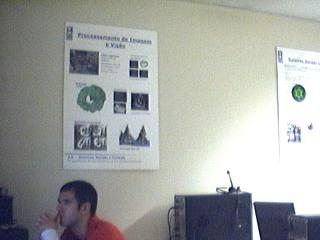
#> input picture PB/PB6/Class6_ransac/homogLAB_do_this/parede1.jpg, 320 x 240 px
$ python teste.py
#> lines starting #> are read from the running program, lines starting #| are printed output that depends on the picture
import scipy.io
import numpy as np
import cv2 as cv
import matplotlib.pyplot as plt
from sklearn.neighbors import NearestNeighbors                                                       #the goattt

def addWeighted(src1: np.ndarray, alpha: float, src2: np.ndarray, beta: float, gamma: float = 0.0) -> np.ndarray:
    """
    Blends two images with specified weights and an optional bias.

    Parameters:
    -
    - src1: First input array (image).
    - alpha: Weight of the first image elements.
    - src2: Second input array (image).
    - beta: Weight of the second image elements.
    - gamma: Scalar added to each sum (optional, default is 0.0).

    Returns:
    -
    - dst: Resulting blended image.
    """
    # Ensure input arrays have the same shape
    assert src1.shape == src2.shape, "Input images must have the same shape"

    # Perform the weighted summation
    return np.clip(src1 * alpha + src2 * beta + gamma, 0, 255).astype(np.uint8)

# [52 lines left out: function warpAndStitch, not called in this run]

def findHomography(src_pts: np.ndarray, dst_pts: np.ndarray) -> np.ndarray:
    """
    Find the homography matrix using Direct Linear Transform (DLT).

    Parameters:
    - src_pts: Source points, a 2D array of shape (N, 2) representing (x, y) coordinates.
    - dst_pts: Destination points, a 2D array of shape (N, 2) representing (x, y) coordinates.

    Returns:
    - H: Homography matrix, a 3x3 matrix representing the transformation from src_pts to dst_pts.
    """

    # Check if the number of source and destination points is the same
    if len(src_pts) != len(dst_pts):
        raise ValueError("There must be the same number of source and destination points")

    # Check if there are at least 4 points to compute the homography
    if len(src_pts) < 4:
        raise ValueError("More than 4 points are required")

    # Build the matrix A for the homogeneous linear system
    A = []
    for src, dst in zip(src_pts, dst_pts):
        x, y = src
        u, v = dst
        A.append([-x, -y, -1, 0, 0, 0, u*x, u*y, u])
        A.append([0, 0, 0, -x, -y, -1, v*x, v*y, v])
    A = np.array(A)

    # Perform Singular Value Decomposition (SVD) on matrix A
    _, _, V = np.linalg.svd(A)

    # The homography matrix is the last column of V (right singular vector)
    H = V[-1, :].reshape((3, 3))

    # Normalize the homography matrix to ensure H[2, 2] is 1
    H /= H[2, 2]

    return H

def ransac(src_pts: np.ndarray, dst_pts: np.ndarray, n_iter: int, inlier_threshold: float):
    """
    Find the homography matrix using RANSAC.

    Parameters:
    - src_pts: Source points, a 2D array of shape (N, 2) representing (x, y) coordinates.
    - dst_pts: Destination points, a 2D array of shape (N, 2) representing (x, y) coordinates.
    - n_iter: Number of iterations.
    - inlier_threshold: Threshold to determine if a point is an inlier.

    Returns:
    - H: Homography matrix, a 3x3 matrix representing the transformation from src_pts to dst_pts.
    - mask: Mask of inliers, a 1D array of shape (N,) where 1 indicates that the point is an inlier.
    """

    best_num_inliers = 0
    best_H = np.array([])
    best_mask = np.array([])

    for _ in range(n_iter):
        # Randomly select 4 points from the source and destination points
        idx = np.random.choice(len(src_pts), 4)
        src_pts_4 = src_pts[idx]
        dst_pts_4 = dst_pts[idx]

        # Compute the homography matrix using the 4 points
        H = findHomography(src_pts_4, dst_pts_4)

        # Compute the error using all points
        src_pts_hom = np.hstack((src_pts, np.ones((len(src_pts), 1))))
        dst_pts_hom = np.hstack((dst_pts, np.ones((len(dst_pts), 1))))
        dst_pts_hom_hat = np.dot(H, src_pts_hom.T).T
        error = np.array(np.linalg.norm(dst_pts_hom - dst_pts_hom_hat, axis=1))

        # Compute the number of inliers
        inliers = error < inlier_threshold
        num_inliers = np.sum(inliers)

        # Update the best homography if the current homography has more inliers
        if num_inliers > best_num_inliers:
            best_num_inliers = num_inliers
            best_H = H
            best_mask = inliers


    # Return the best homography and the mask of inliers
    return best_H, best_mask

def warpPerspective(src: np.ndarray, H: np.ndarray, dst_size) -> np.ndarray:
    """
    Apply a perspective transformation (warp) to an image using a homography matrix.

    Parameters:
    - src: Source image, a 2D or 3D NumPy array.
    - H: Homography matrix, a 3x3 matrix representing the perspective transformation.
    - dst_size: Size of the destination image, specified as (width, height).

    Returns:
    - dst: Warped image, a 2D or 3D NumPy array.
    """
    # Generate an empty image
    width, height = dst_size
    channel = src.shape[2] if src.ndim > 2 else 1
    dst = np.zeros((height, width, channel), dtype=src.dtype)

    # Iterate over the destination image
    for qy in range(height):
        for qx in range(width):
            # Calculate the inverse mapping using the homography matrix H
            p = np.dot(np.linalg.inv(H), [qx, qy, 1])

            px, py = int(p[0]/p[-1] + 0.5), int(p[1]/p[-1] + 0.5)

            # Check if the source pixel is within bounds
            if px >= 0 and py >= 0 and px < src.shape[1] and py < src.shape[0]:
                dst[qy, qx] = src[py, px]

    return dst

def featureMatching(frame1: np.ndarray, frame2: np.ndarray, distance_threshold: float):
    """
    Find the nearest neighbors between two sets of keypoints.
    Both sets of keypoints must have the same input shape /
        (num_features, num_descriptors) and the same number of descriptors.

    Parameters:
    -
    - frame1: Keypoints from the source image
    - frame2: Keypoints from the destination image

    Returns:
    -
    - keypoints1, keypoints2: A list of corresponding keypoint pairs
    """

    print(f"frame1: {frame1.shape}")
    print(f"frame2: {frame2.shape}")

    # Get the frame indice with the largest feature set
    frame = (frame1, frame2)
    largest = frame1.shape[0] < frame2.shape[0]

    # Create a NearestNeighbors model
    knn_model = NearestNeighbors(n_neighbors=1)
    knn_model.fit(frame[largest][:,2:])

    # Use kneighbors to find the nearest neighbor indices
    distances, indices = knn_model.kneighbors(frame[~largest][:,2:], n_neighbors=1)
    indices = indices.flatten()

    print(f"number of matches: {len(indices)}")

    # Match largest feature space with smallest feature space indices
    # Match largest feature space with smallest feature space indices
    if largest == 0:
        keypoints1, keypoints2 = frame[0][:, :2][indices], frame[1][:, :2]
    else:
        keypoints1, keypoints2 = frame[0][:, :2], frame[1][:, :2][indices]

    print(f"keypoints1: {keypoints1.shape}")
    print(f"keypoints2: {keypoints2.shape}")
    print(f"distances: {distances.shape}")
    # Filter out matches based on distance
    filteredindices = np.where(distances.flatten() < distance_threshold)[0]

    # Ensure that indices are within bounds
    filteredindices = filteredindices[filteredindices < len(indices)]

    keypoints1, keypoints2 = keypoints1[filteredindices], keypoints2[filteredindices]

    print(f"keypoints1: {keypoints1.shape}")
    print(f"keypoints2: {keypoints2.shape}")
    # Falta meter as imagens lado a lado para ver melhor(está a funcionar bem)
    # Display the pairs
    """ print('Keypoint Pairs:')
    print('Image 1/tImage 2')
    for i in range(len(keypoints1)):
        print('({:.2f}, {:.2f})/t({:.2f}, {:.2f})'.format(keypoints1[i, 0], keypoints1[i, 1], keypoints2[i, 0], keypoints2[i, 1]))

    # Plotting for visualization
    plt.scatter(frame1[:, 0], frame1[:, 1], label='Keypoints in Image 1', marker='o', color='blue')
    plt.scatter(frame2[:, 0], frame2[:, 1], label='Keypoints in Image 2', marker='x', color='red')

    # Plot lines between corresponding keypoints
    for i in range(len(keypoints1)):
        plt.plot([frame1[i, 0], frame2[i, 0]], [frame1[i, 1], frame2[i, 1]], color='green')

    plt.legend()
    plt.title('Corresponding Keypoints between Images')
    plt.xlabel('Feature 1')
    plt.ylabel('Feature 2')
    plt.show() """

    return keypoints1, keypoints2

def feature_extraction(img):
    stepsize = 1
    # Convert the image to grayscale
    gray_img = cv.cvtColor(img, cv.COLOR_BGR2GRAY)

    # Create a SIFT object
    sift = cv.SIFT.create()

    # detect keypoints and compute descriptors of the image
    keypoints, descriptors = sift.detectAndCompute(gray_img, None) # type: ignore

    # Draw keypoints on the image
    img_with_keypoints = cv.drawKeypoints(img, keypoints, img, flags=cv.DRAW_MATCHES_FLAGS_DEFAULT)

    # Display the frame with keypoints
    cv.imshow('Frame with Keypoints', img_with_keypoints)
    cv.waitKey(stepsize)  # Adjust the wait time to control the speed of the video

    # Display the image with keypoints
    # plt.imshow(cv.cvtColor(img_with_keypoints, cv.COLOR_BGR2RGB))
    # plt.axis("off")
    # plt.show()

    keypoints_coord = []
    # store the keypoints coordinates
    for point in keypoints:
        keypoints_coord.append(point.pt)

    keypoints_coord = np.array(keypoints_coord)

    descriptors = np.array(descriptors)

    features = np.append(keypoints_coord, descriptors, axis=1)
    features = np.transpose(features)

    return features


# mat_file = scipy.io.loadmat('Class6_ransac/keypoint_pairs.mat')

# Print the keys (variable names) in the MATLAB file
# print("Variables in the MATLAB file:")
# print(mat_file.keys())

""" # Access specific variables and print their content
for variable_name in mat_file.keys():
    print(f"/nContent of variable '{variable_name}':")
    print(mat_file[variable_name]) """

# [12 lines of commented-out code are left out]
image1 = plt.imread('Class6_ransac/homogLAB_do_this/parede1.jpg')
#> image1 is the input picture: shape (240, 320, 3); mean R, G, B 161.7, 164.3, 161.6
image2 = plt.imread('Class6_ransac/homogLAB_do_this/parede2.jpg')
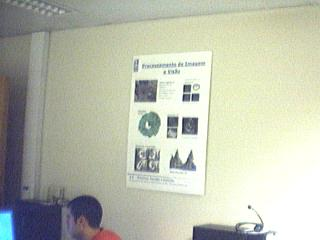
#> input picture PB/PB6/Class6_ransac/homogLAB_do_this/parede2.jpg, 320 x 240 px
#> image2 is the input picture: shape (240, 320, 3); mean R, G, B 187.3, 190.9, 175.2

features1 = feature_extraction(cv.imread('Class6_ransac/homogLAB_do_this/parede1.jpg'))
#> in feature_extraction, `stepsize = 1`: stepsize = 1
#> in feature_extraction, `keypoints, descriptors = sift.detectAndCompute(gray_img, None)`: keypoints = 249 keypoints; strongest (x, y, size): (298, 92, 10.7), (140, 101, 11.6), (231, 189, 3.5), (227, 190, 2.2)
#> the loop in feature_extraction, `for point in keypoints:` made 249 passes
#> point on passes 1 to 3: keypoint at (4.2, 227), size 3.2, keypoint at (4.2, 227), size 3.2, keypoint at (13.6, 226.1), size 2.3
#> after the loop in feature_extraction, `for point in keypoints:`: keypoints_coord = 249 pairs, first value 4.18 to 313.4, second value 23.97 to 235.5
features2 = feature_extraction(cv.imread('Class6_ransac/homogLAB_do_this/parede2.jpg'))
#> in feature_extraction (call 2), `gray_img = cv.cvtColor(img, cv.COLOR_BGR2GRAY)`:
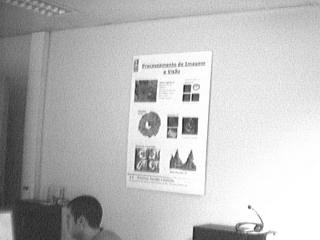
#> gray_img: shape (240, 320); min 27, max 255, mean 188
#> in feature_extraction (call 2), `keypoints, descriptors = sift.detectAndCompute(gray_img, None)`: keypoints = 210 keypoints; strongest (x, y, size): (249, 207, 2.1), (186, 88, 5.1), (196, 97, 5.2), (172, 121, 7.2)
#> the loop in feature_extraction (call 2), `for point in keypoints:` made 210 passes
#> point on passes 1 to 3: keypoint at (15.1, 2.8), size 2.7, keypoint at (22.3, 5), size 2.6, keypoint at (26.4, 188.1), size 2.5
#> after the loop in feature_extraction (call 2), `for point in keypoints:`: keypoints_coord = 210 pairs, first value 15.12 to 265.9, second value 2.54 to 235.5
#> in feature_extraction (call 2), `features = np.transpose(features)`:
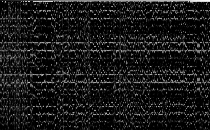
#> features: shape (130, 210) float64; min 0, max 265.9, mean 26.9; drawn with min black and max white

features1 = features1.T
features2 = features2.T
######################
points1, points2 = featureMatching(features1, features2, 200)
#| frame1: (249, 130)
#| frame2: (210, 130)
#> in featureMatching, `distances, indices = knn_model.kneighbors(frame[~largest][:,2:], n_nei..`: distances = 210 values, max 441 at index 0, min 61.81 at index 176, mean 266.4; indices = 210 values, max 248 at index 186, min 2 at index 207, mean 112.6
#| number of matches: 210
#> in featureMatching, `keypoints1, keypoints2 = frame[0][:, :2][indices], frame[1][:, :2]`: keypoints1 = 210 pairs, first value 13.64 to 313.4, second value 23.97 to 230.7; keypoints2 has the same summary as keypoints_coord in feature_extraction
#| keypoints1: (210, 2)
#| keypoints2: (210, 2)
#| distances: (210, 1)
#> in featureMatching, `filteredindices = np.where(distances.flatten() < distance_threshold)[0]`: filteredindices = 70 values from 28 to 185
#> in featureMatching, `keypoints1, keypoints2 = keypoints1[filteredindices], keypoints2[filte..`: keypoints1 = 70 pairs, first value 67.18 to 295.4, second value 27.49 to 204.5; keypoints2 = 70 pairs, first value 59.48 to 203.2, second value 59.09 to 228.2
#| keypoints1: (70, 2)
#| keypoints2: (70, 2)
#> points1 has the same summary as keypoints1 in featureMatching; points2 has the same summary as keypoints2 in featureMatching


# Create an empty image to concatenate the two images side by side
concatenated_image = np.zeros((max(image1.shape[0], image2.shape[0]), image1.shape[1] + image2.shape[1], 3), dtype=np.uint8)

# Copy the images into the concatenated image
concatenated_image[:image1.shape[0], :image1.shape[1]] = image1
concatenated_image[:image2.shape[0], image1.shape[1]:] = image2
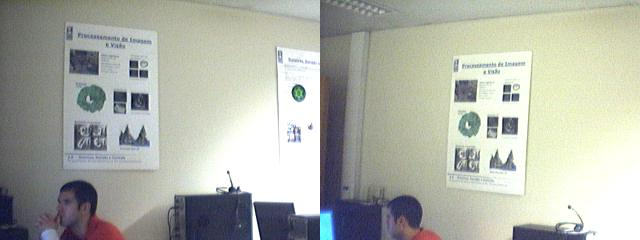
#> concatenated_image: shape (240, 640, 3); mean R, G, B 174.5, 177.6, 168.4

# Compute the homography using RANSAC
homography, mask = ransac(points2, points1, n_iter=1000, inlier_threshold=10)
#> the loop in ransac, `for _ in range(n_iter):` made 1000 passes
#> (idx, src_pts_4, num_inliers, best_num_inliers) on pass 27: ([36, 10, 43, 11], [[168.3, 118], [137, 172.4], [176.7, 124.4], [140.1, 81.44]], 34, 34)
#> (idx, num_inliers, best_num_inliers) on pass 5: ([20, 69, 47, 64], 32, 32)
#> after the loop in ransac, `for _ in range(n_iter):`: best_num_inliers = 51
#> homography = [[1.28, 0.0578, -105.5], [-0.0705, 1.1, -24.41], [-0.000417, 0.000659, 1]]

src_pts = points1[mask]
#> src_pts = 51 pairs, first value 67.18 to 148, second value 27.49 to 151.7
dst_pts = points2[mask]
#> dst_pts = 51 pairs, first value 133.6 to 195.5, second value 59.09 to 174.9

# Compute the homography matrix using the 4 points
H = findHomography(dst_pts, src_pts)
#> H = [[2.48, 0.099, -235.7], [0.474, 1.73, -127.8], [0.0041, -6.16e-05, 1]]

mask = np.bool_(mask.flatten())

# Draw lines between corresponding keypoints
for p1, p2 in zip(points1, points2):
    # Shift the x-coordinate for the second image since it's concatenated next to the first image
    p2[0] += image1.shape[1]
    plt.plot([p1[0], p2[0]], [p1[1], p2[1]], color='green', linewidth=1)
#> this loop made 70 passes
#> p1 on passes 1 to 12: [84.76, 52.51], [84.76, 52.51], [126.8, 128.3], [103.6, 88.9], [103.6, 88.9], [94.94, 185], [84.76, 52.51], [67.18, 41.89], [70.13, 71.14], [76.94, 135.6], [78.13, 151.5], [77.61, 51.79]

# Show the concatenated image with lines
plt.imshow(concatenated_image)
plt.show()
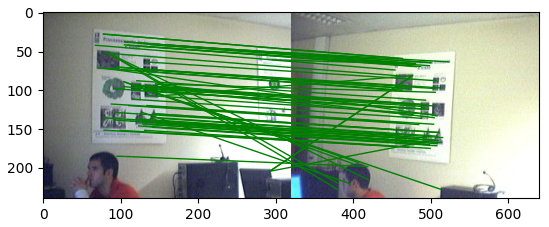
#> figure drawn by matplotlib, 1 panel

# Draw the inliers (which are the points that were used to compute the homography)
inlier_image = concatenated_image.copy()

for p1, p2 in zip(src_pts, dst_pts):
    p2[0] += image1.shape[1]
    # Draw a circle at each inlier
    plt.scatter(*p1, color='red')
    plt.scatter(*p2, color='red')

    # Draw a line between the inliers
    plt.plot([p1[0], p2[0]], [p1[1], p2[1]], color='red', linewidth=1)
#> this loop made 51 passes
#> p1 on passes 1 to 12: [67.18, 41.89], [70.13, 71.14], [76.94, 135.6], [78.13, 151.5], [77.61, 51.79], [80.06, 71.57], [77.62, 27.49], [77.62, 27.49], [87.68, 117.7], [92.17, 138.4], [92.46, 128.6], [92.48, 98.08]

# Show the image with inliers
plt.imshow(inlier_image)
plt.show()

print(image2.shape[:2][::-1])
#| (320, 240)

dst = warpPerspective(image2, H, image2.shape[:2][::-1])
#> after the loop in warpPerspective, `for qy in range(height):`:
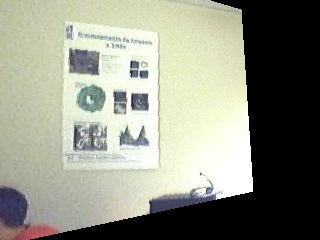
#> dst: shape (240, 320, 3); mean R, G, B 143.8, 146.2, 132.1
# Draw the transformed image side by side with the first image
with_transform = concatenated_image.copy()

# Copy the transformed image into the empty space
with_transform[:image1.shape[0], :image1.shape[1]] = image1
with_transform[:dst.shape[0], dst.shape[1]:] = dst

# Show the concatenated image with lines
plt.imshow(with_transform)
plt.show()

img = addWeighted(image1, 0.5, dst, beta=0.5)
#> in addWeighted, `return np.clip(src1 * alpha + src2 * beta + gamma, 0, 255).astype(np.u..`:
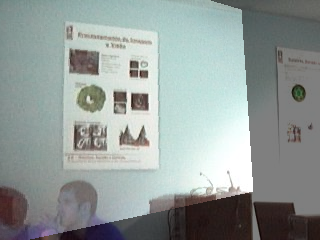
#> returned value: shape (240, 320, 3); mean of channels 0, 1, 2 152.5, 155, 146.6; drawn as B, G, R
# Show the concatenated image with lines
plt.imshow(img)
plt.show()

exit()
#> (the program exits here)
